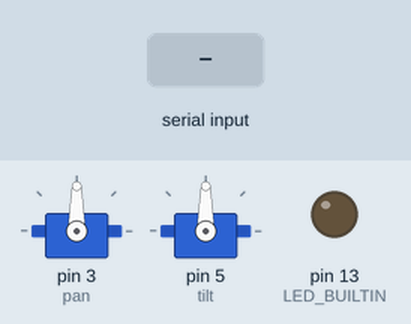
The sketch below on a simulated Arduino Uno, built with avr-gcc and run on an emulated ATmega328P. Parts: 2 × servo, output pins drawn as LEDs (lit = HIGH). The inputs (shaded band) are chosen by the test bench. What the sketch prints to the serial monitor is not drawn.

Above: at 1.2 s.
1.3 s: "x" received over Serial
At 2.0 s:
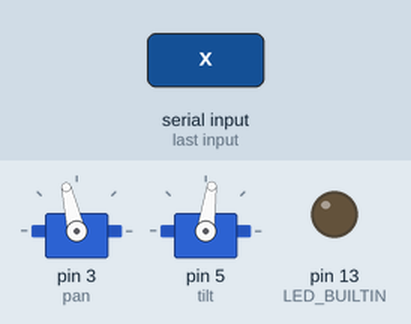
2.8 s: "y" received over Serial
At 3.1 s:
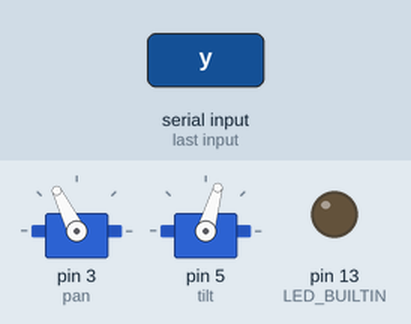
4.3 s: "90,45\n" received over Serial
At 5.5 s:
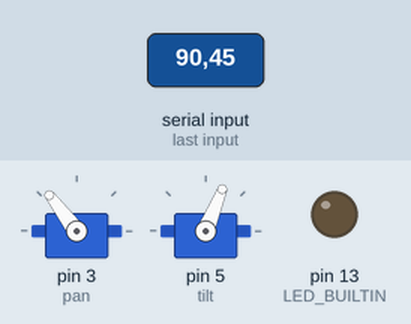
5.8 s: "30,150\n" received over Serial
At 6.6 s:
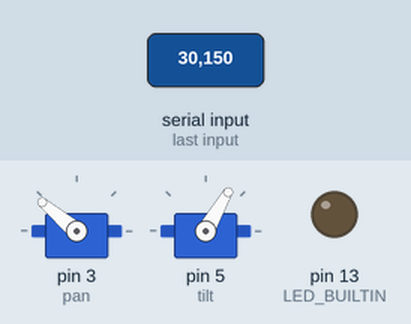
7.3 s: "5\n" received over Serial
At 7.8 s:
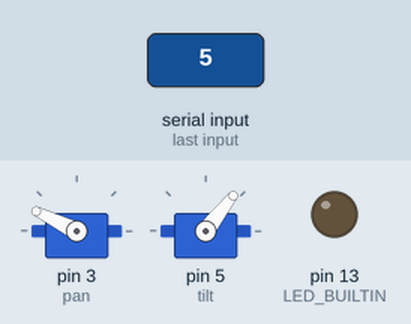
8.8 s: "90\n" received over Serial
At 10.1 s:
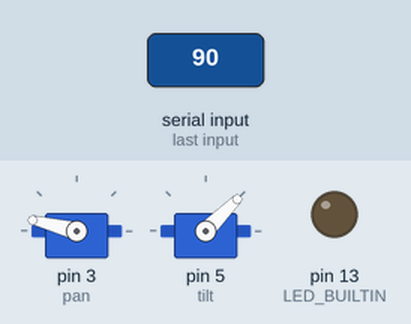
Timing chart, 0 to 11.3 s (numbered marks = the images above; inputs shaded):
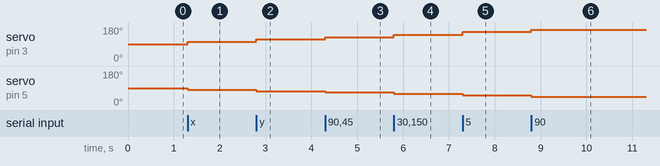

The sketch:

objecttrack.ino
```cpp
#include <Array.h>
#include <Servo.h>
#include <PID_v1.h>

Servo pan;  // create servo object to control a servo
Servo tilt;

String data;
String good_data;
int pan_pos=90, tilt_pos=90;

double x_diff = 0;
double y_diff = 0;

int threshold = 50, rate = 3;

int obj_posx = 0, obj_posy=0;
int temp = 0;
int last_obj_posx = 0, last_obj_posy = 0;

double setpoint, tilt_rate, pan_rate;
double xKp=0.02, xKi=0.005, xKd=0.0;
double yKp=0.02, yKi=0.005, yKd=0.0;

PID pan_PID(&x_diff, &pan_rate, &setpoint, xKp, xKi, xKd, DIRECT);
PID tilt_PID(&y_diff, &tilt_rate, &setpoint, yKp, yKi, yKd, DIRECT);
int calc_diff(int obj_x, int obj_y){
  x_diff = obj_x - 640;
  y_diff = obj_y - 360;

}

int parse_data_x(String data){
  data.remove(data.indexOf("x"));
  return data.toInt();
}

int parse_data_y(String data){
  data.remove(0, data.indexOf("x")+1);
  data.remove(data.indexOf("y"));
  return data.toInt();
}

void setup() {
  //turn the PID on
  pan_PID.SetMode(AUTOMATIC);
  pan_PID.SetOutputLimits(-50, 50);
  tilt_PID.SetMode(AUTOMATIC);
  tilt_PID.SetOutputLimits(-50, 50);
  setpoint = 0;

  pan.attach(3);  // attaches the servo on pin 9 to the servo object
  tilt.attach(5);
  pinMode(LED_BUILTIN, OUTPUT);
  pan.write(pan_pos);
  tilt.write(tilt_pos);
  Serial.begin(500000);
  Serial.setTimeout(1);

}

void loop() {
  while (Serial.available() > 0) {
    data = Serial.readString();

    obj_posx = parse_data_x(data);
    obj_posy = parse_data_y(data);
    calc_diff(obj_posx, obj_posy);
    pan_PID.Compute();
    tilt_PID.Compute();

    if (x_diff > threshold || x_diff < 0){
      pan_pos += pan_rate;
    }

    if (y_diff > threshold || y_diff < 0){
      tilt_pos -= tilt_rate;
    }

    pan.write(pan_pos);
    tilt.write(tilt_pos);
    Serial.print(tilt_rate);
  }
}
```

Measured:
- after the input at 1.3 s, servo on pin 3 (pan): 90° → 103° at once; servo on pin 5 (tilt): 90° → 82° at once
- after the input at 2.8 s, servo on pin 3 (pan): 103° → 116° at once; servo on pin 5 (tilt): 82° → 74° at once
- after the input at 4.3 s, servo on pin 3 (pan): 116° → 127° at once; servo on pin 5 (tilt): 74° → 68° at once
- after the input at 5.8 s, servo on pin 3 (pan): 127° → 140° at once; servo on pin 5 (tilt): 68° → 60° at once
- after the input at 7.3 s, servo on pin 3 (pan): 140° → 154° at once; servo on pin 5 (tilt): 60° → 52° at once
- after the input at 8.8 s, servo on pin 3 (pan): 154° → 166° at once; servo on pin 5 (tilt): 52° → 45° at once
